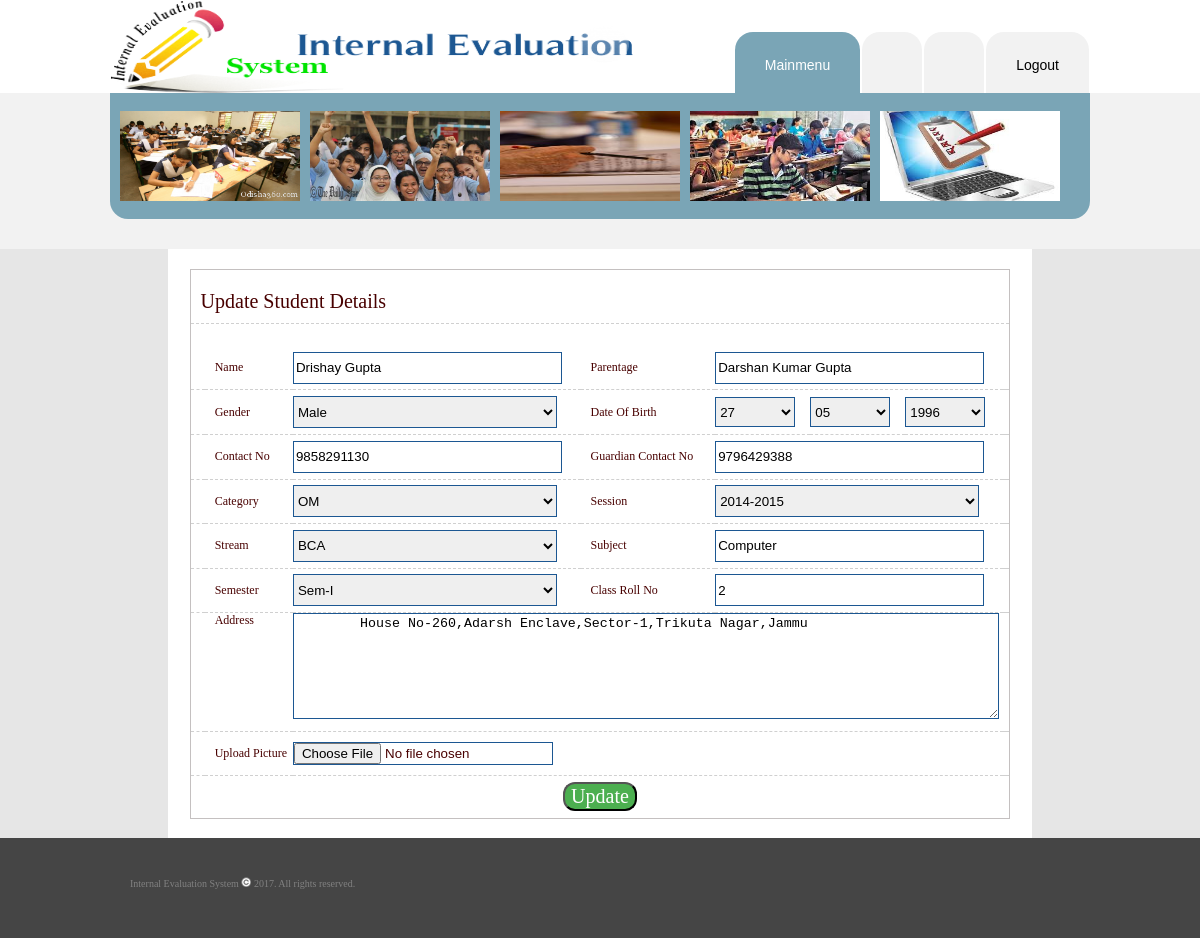
The app's page /danish/student_update_faculty.php?sid=58ef40ec2ce0d (signed in) with its own data.
### tables this page shows
CREATE TABLE IF NOT EXISTS `student_detail` (
  `studentid` varchar(50) NOT NULL,
  `name` varchar(100) NOT NULL,
  `parentage` varchar(100) NOT NULL,
  `gender` varchar(20) NOT NULL,
  `dateofbirth` varchar(50) NOT NULL,
  `contactno` varchar(20) NOT NULL,
  `guardiancontactno` varchar(20) NOT NULL,
  `category` varchar(10) NOT NULL,
  `session` varchar(10) NOT NULL,
  `stream` varchar(50) NOT NULL,
  `subject` varchar(200) NOT NULL,
  `semester` varchar(10) NOT NULL,
  `classrollno` int(20) NOT NULL,
  `address` varchar(100) NOT NULL,
  `picture` varchar(50) NOT NULL,
  `status` varchar(1) NOT NULL DEFAULT 'T',
  `date` varchar(50) NOT NULL,
  `lstatus` varchar(1) NOT NULL DEFAULT 'U'
);

### danish/student_update_faculty.php (the view, shortened to what this page needs)
<?php
$error=isset($_REQUEST["error"])?$_REQUEST["error"]:"";
$sid=isset($_REQUEST["sid"])?$_REQUEST["sid"]:"";
include("cont.php");
$p="select * from student_detail where studentid='$sid'";
$qry=mysqli_query($con,$p);
$res=mysqli_fetch_row($qry);
$d_d=substr($res[4],0,2);
$m_m=substr($res[4],3,2);
$y_y=substr($res[4],6,4);
include("facultytop.php");
?>
<form action="student_update_faculty.php" method="post" enctype="multipart/form-data">
<div align="center">
  <center>
  <table border="0" cellpadding="0" cellspacing="0" width="72%" height="589" class="bkwhite">
    <tr>
      <td width="100%" height="589">
      <div align="center">
        <center>
        <table border="0" cellpadding="0" cellspacing="0" class="regtab" width="95%" height="550">
          <tr>
            <td width="100%" colspan="8" height="42" class="title" id="border_bottom">
            Update Student Details</td>
          </tr>
          <tr>
            <td width="100%" height="21" colspan="8" class="msg" align="center"><center><?=$error?></center></td>
          </tr>
          <tr>
            <td width="3%" height="42" id="border_bottom">&nbsp;</td>
            <td width="15%" height="42" class="labels" id="border_bottom">Name</td>
            <td width="31%" height="42" id="border_bottom">
            <input type="text" name="name" size="20" class="textbox" value="<?=$res[1]?>" autocomplete="off"></td>
            <td width="17%" height="42" class="labels" id="border_bottom">Parentage</td>
            <td width="33%" height="42" id="border_bottom" colspan="3">
            <input type="parentage" name="parentage" size="20" class="textbox" value="<?=$res[2]?>" autocomplete="off"></td>
            <td width="1%" height="42" id="border_bottom">&nbsp;</td>
          </tr>
          <tr>
            <td width="3%" height="42" id="border_bottom">&nbsp;</td>
            <td width="15%" height="42" class="labels" id="border_bottom">Gender</td>
            <td width="31%" height="42" id="border_bottom">
            <select size="1" name="gender" class="regdrop">
            <option value="<?=$res[3]?>" selected> <?=$res[3]?></option>
            </select></td>
            <td width="17%" height="42" class="labels" id="border_bottom">Date Of
            Birth</td>
            <td width="10%" height="42" id="border_bottom">
            <select size="1" name="dt" class="regdrop2">
<option value="<?=$d_d?>" selected><?=$d_d?></option>
            </select></td>
            <td width="10%" height="42" id="border_bottom">
            <select size="1" name="mt" class="regdrop2">
<option value="<?=$m_m?>" selected><?=$m_m?></option>
            </select></td>
            <td width="12%" height="42" id="border_bottom">
            <select size="1" name="yr" class="regdrop2">
<option value="<?=$y_y?>" selected><?=$y_y?></option>
</select></td>
            <td width="1%" height="42" id="border_bottom">&nbsp;</td>
          </tr>
          <tr>
            <td width="3%" height="42" id="border_bottom">&nbsp;</td>
            <td width="15%" height="42" class="labels" id="border_bottom">Contact
            No</td>
            <td width="31%" height="42" id="border_bottom">
            <input type="text" name="no" size="20" class="textbox" value="<?=$res[5]?>" autocomplete="off"></td>
            <td width="17%" height="42" class="labels" id="border_bottom">Guardian
            Contact No</td>
            <td width="33%" height="42" id="border_bottom" colspan="3">
            <input type="text" name="gno" size="20" class="textbox" value="<?=$res[6]?>" autocomplete="off"></td>
            <td width="1%" height="42" id="border_bottom">&nbsp;</td>
          </tr>
          <tr>
            <td width="3%" height="42" id="border_bottom">&nbsp;</td>
            <td width="15%" height="42" class="labels" id="border_bottom">Category</td>
            <td width="31%" height="42" id="border_bottom">
            <select size="1" name="category" class="regdrop">
            <option value="<?=$res[7]?>" selected> <?=$res[7]?></option>
            </select></td>
            <td width="17%" height="42" class="labels" id="border_bottom">Session</td>
            <td width="33%" height="42" id="border_bottom" colspan="3">
            <select size="1" name="ses" class="regdrop">
<option value="<?=$res[8]?>" selected> <?=$res[8]?></option>
            </select></td>
            <td width="1%" height="42" id="border_bottom">&nbsp;</td>
          </tr>
          <tr>
            <td width="3%" height="42" id="border_bottom">&nbsp;</td>
            <td width="15%" height="42" class="labels" id="border_bottom">Stream</td>
            <td width="31%" height="42" id="border_bottom">
            <select size="1" name="stream" class="regdrop">
            <option value="<?=$res[9]?>" selected> <?=$res[9]?></option>
            </select></td>
            <td width="17%" height="42" class="labels" id="border_bottom">Subject</td>
            <td width="33%" height="42" id="border_bottom" colspan="3">
            <input type="text" name="subject" size="20" class="textbox" value="<?=$res[10]?>" autocomplete="off"></td>
            <td width="1%" height="42" id="border_bottom">&nbsp;</td>
          </tr>
          <tr>
            <td width="3%" height="42" id="border_bottom">&nbsp;</td>
            <td width="15%" height="42" class="labels" id="border_bottom">Semester</td>
            <td width="31%" height="42" id="border_bottom">
            <select size="1" name="sem" class="regdrop">
            <option value="<?=$res[11]?>" selected> <?=$res[11]?></option>
            </select></td>
            <td width="17%" height="42" class="labels" id="border_bottom">Class
            Roll No</td>
            <td width="33%" height="42" id="border_bottom" colspan="3">
            <input type="text" name="roll" size="20" class="textbox" value="<?=$res[12]?>" autocomplete="off"></td>
            <td width="1%" height="42" id="border_bottom">&nbsp;</td>
          </tr>
          <tr>
            <td width="3%" height="114" id="border_bottom">&nbsp;</td>
            <td width="15%" height="114" valign="top" class="labels" id="border_bottom">
            Address</td>
            <td width="81%" height="114" colspan="5" valign="top" id="border_bottom">
            <textarea rows="2" name="add" cols="20" class="textarea1" > <?=$res[13]?></textarea></td>
            <td width="1%" height="114" id="border_bottom">&nbsp;</td>
          </tr>
          <tr>
            <td width="3%" height="41" id="border_bottom">&nbsp;</td>
            <td width="15%" height="41" class="labels" id="border_bottom">Upload
            Picture</td>
            <td width="81%" height="41" colspan="5" id="border_bottom">
            <input type="file" name="picture" size="20" class="pic"></td>
            <td width="1%" height="41" id="border_bottom">&nbsp;</td>
          </tr>
          <tr>
            <td width="100%" height="40" colspan="8" align="center">
            <input type="submit" value="Update" name="action" class="buttons"></td>
          </tr>
        </table>
        </center>
      </div>
      </td>
    </tr>
  </table>
  </center>
</div>
</form>
<?php
include("bottom.php");
?>

### danish/images/stylesheet.css (style rules this page uses)
body { margin: 0px; color: rgb(129, 129, 129); font-family: Arial, Helvetica, sans-serif; font-size: 13px; background-color: rgb(242, 242, 242); }
.bkwhite { background:#ffffff; }
.title { font-size: 20px; color: #480000; font-family: verdana; padding-left: 10px; }
.labels { font-size: 12px; color: #480000; font-family: verdana; padding-left: 10px; }
.textbox { height:28px; width:263px; border: 1px solid #1C5792; }
.buttons { color: #ffffff; background-color: #4CAF50; font-size: 20px; border-radius: 12px; font-family:verdana; }
#border_bottom { border-bottom: 1px dashed #d0d0d0; }
.msg { color: #ff0000; font-size: 11px; font-family: Verdana; }
.regtab { padding-top:10px; border: 1px solid #C4C0C0; background-color:#ffffff; }
.textarea1 { border: 1px solid #1C5792; width: 700px; height: 100px; }
.regdrop { height:32px; width:264px; border: 1px solid #1C5792; }
.pic { color :#480000; width:258px; border: 1px solid #1C5792; }
.regdrop2 { height:30px; width:80px; border: 1px solid #1C5792; }

### records on screen
student_detail: name "Drishay Gupta", parentage "Darshan Kumar Gupta", gender "Male", dt "27", mt "05", yr "1996", no "9858291130", gno "9796429388", category "OM", ses "2014-2015", stream "BCA", subject "Computer", sem "Sem-I", roll "2", add "House No-260,Adarsh Enclave,Sector-1,Trikuta Nagar,Jammu"
